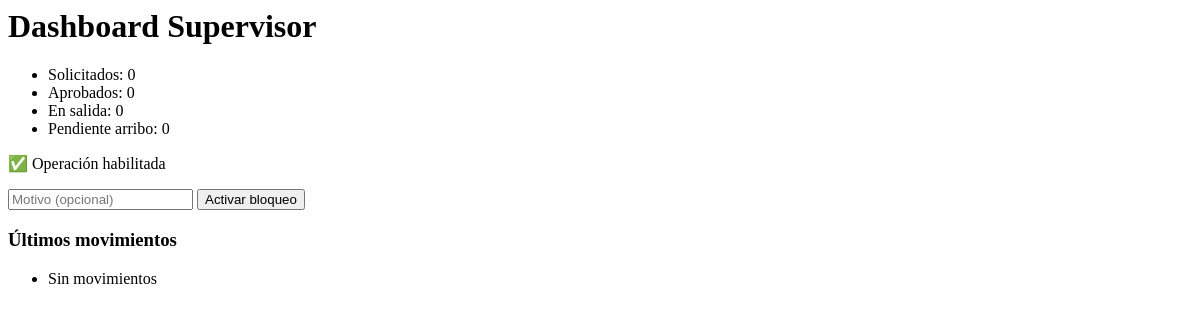
The page /dashboard/supervisor/ (signed in) on the database as committed earlier.
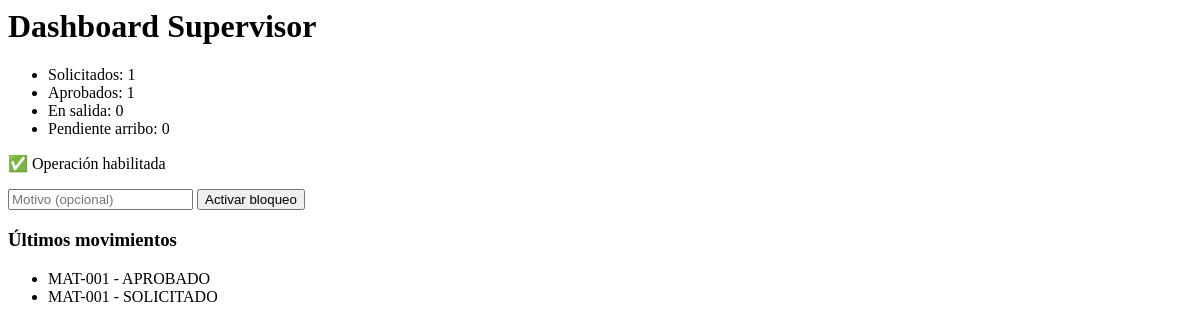
The same page on the database as committed later.
### operaciones/models.py (models this page shows, shortened)
class Movimiento(models.Model):
    ESTADOS = [("SOLICITADO","Solicitado"),("APROBADO","Aprobado"),
               ("EN_SALIDA","En salida"),("EN_ARRIBO","En arribo"),("CERRADO","Cerrado")]
    organization = models.ForeignKey(Organization, on_delete=models.PROTECT)
    socio = models.ForeignKey(UserProfile, on_delete=models.PROTECT)
    embarcacion = models.ForeignKey(Embarcacion, on_delete=models.PROTECT)
    estado = models.CharField(max_length=12, choices=ESTADOS, default="SOLICITADO")
    hora_salida = models.DateTimeField(null=True, blank=True)
    eta = models.DateTimeField(null=True, blank=True)
    tolerancia_min = models.PositiveIntegerField(default=0)
    hora_arribo = models.DateTimeField(null=True, blank=True)
    observaciones = models.TextField(blank=True)

class Embarcacion(models.Model):
    TIPOS = [("LANCHA","Lancha"),("YATE","Yate"),("MOTO","Moto de agua")]
    organization = models.ForeignKey(Organization, on_delete=models.PROTECT)
    matricula = models.CharField(max_length=30, unique=True)
    tipo = models.CharField(max_length=10, choices=TIPOS)
    propietario = models.ForeignKey(UserProfile, on_delete=models.PROTECT, related_name="embarcaciones")
    amarra = models.ForeignKey(Amarra, on_delete=models.SET_NULL, null=True, blank=True)
    foto = models.ImageField(upload_to="embarcaciones/", null=True, blank=True)

### accounts/views.py (the view)
# urls.py: path("dashboard/supervisor/", views.dashboard_supervisor, name="dashboard_supervisor"),
@login_required
@user_passes_test(is_supervisor)
def dashboard_supervisor(request):
    prof = UserProfile.objects.get(user=request.user)
    org = prof.organization
    ctx = {
        "total_solicitados": Movimiento.objects.filter(organization=org, estado="SOLICITADO").count(),
        "total_aprobados":  Movimiento.objects.filter(organization=org, estado="APROBADO").count(),
        "en_salida":        Movimiento.objects.filter(organization=org, estado="EN_SALIDA").count(),
        "pendientes_arribo":Movimiento.objects.filter(organization=org, estado__in=["EN_SALIDA","EN_ARRIBO"]).count(),
        "ultimos":          Movimiento.objects.filter(organization=org).order_by("-id")[:10],
        "bloqueo":          BloqueoClima.objects.filter(organization=org).first(),
    }
    return render(request, "dashboard/supervisor.html", ctx)

### accounts/views.py (called while the page is built)
def is_supervisor(user):
    return user.groups.filter(name__in=["Supervisor","Secretaria"]).exists() or user.is_superuser

### templates/dashboard/supervisor.html
<h1>Dashboard Supervisor</h1>
<ul>
  <li>Solicitados: {{ total_solicitados }}</li>
  <li>Aprobados: {{ total_aprobados }}</li>
  <li>En salida: {{ en_salida }}</li>
  <li>Pendiente arribo: {{ pendientes_arribo }}</li>
</ul>
<p>
  {% if bloqueo and bloqueo.is_blocked %}⚠️ Bloqueo por clima activo: {{ bloqueo.motivo }}{% else %}✅ Operación habilitada{% endif %}
</p>
<form method="post" action="/bloqueo/toggle/">{% csrf_token %}
  <input name="motivo" placeholder="Motivo (opcional)">
  <button type="submit">{% if bloqueo and bloqueo.is_blocked %}Desbloquear{% else %}Activar bloqueo{% endif %}</button>
</form>
<h3>Últimos movimientos</h3>
<ul>
  {% for m in ultimos %}<li>{{ m.embarcacion.matricula }} - {{ m.estado }}</li>{% empty %}<li>Sin movimientos</li>{% endfor %}
</ul>

Rows that differ between the two databases and show on the page:
added Movimiento: embarcacion.matricula "MAT-001", estado "APROBADO"
added Movimiento: embarcacion.matricula "MAT-001", estado "SOLICITADO"
Other text that changed with them:
{{ total_solicitados }}: "0" → "1"
{{ total_aprobados }}: "0" → "1"
text no longer shown: "Sin movimientos"
